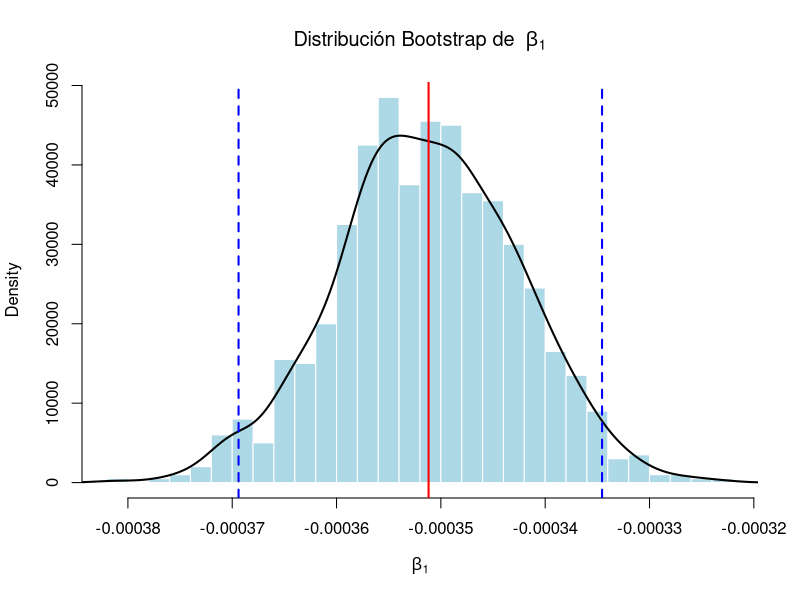
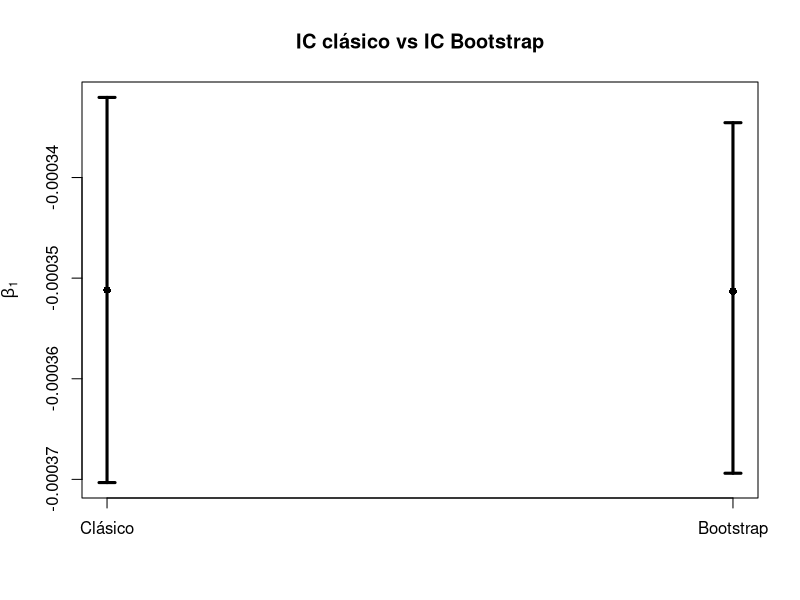
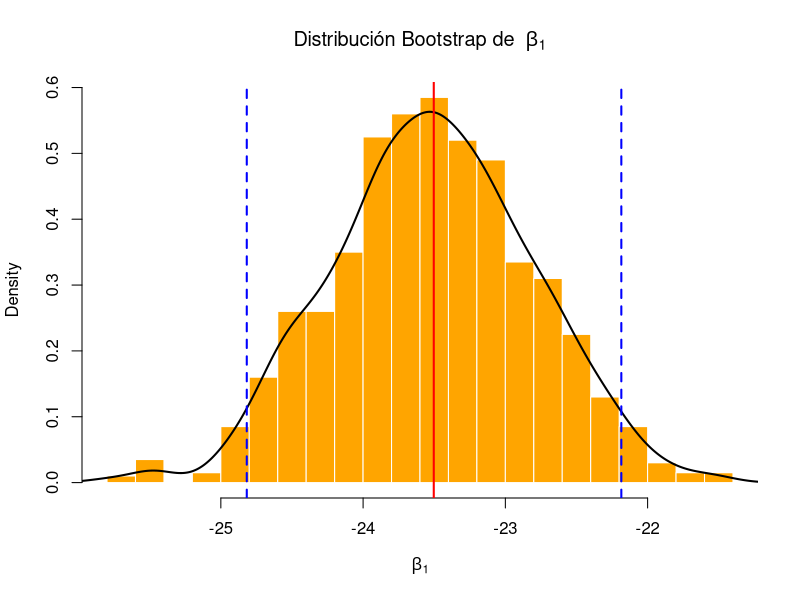
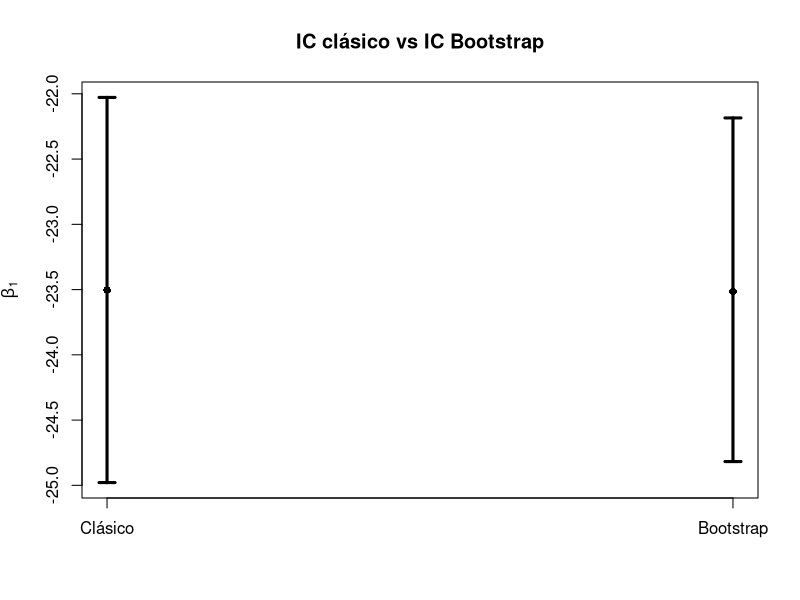
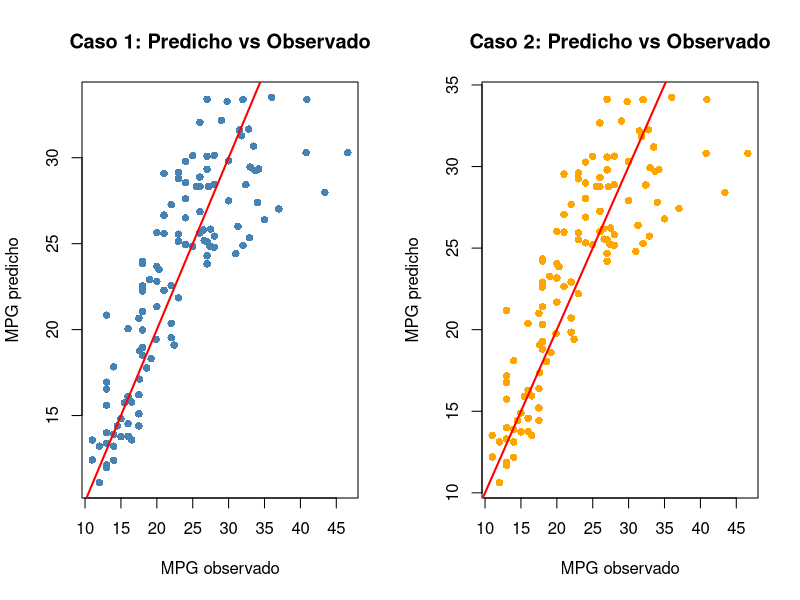

The R source for these figures, in order:

# BOOTSTRAP - CASO 1
# Transformación en la variable respuesta: log(mpg) ~ weight
# ===========================================================

auto<-read.csv("auto-mpg.csv")

#Modelo clásico 
modelo_log <- lm(log(mpg) ~ weight, data = auto)

summary(modelo_log)

# =========================================================
# ERRORES ESTÁNDAR CLÁSICOS

cat("Error estándar clásico β0:", round(summary(modelo_log)$coefficients[1,2],6), "\n")

cat("Error estándar clásico β1:", round(summary(modelo_log)$coefficients[2,2],6), "\n")

# --- IC clásico ---

confint(modelo_log)

# =========================================================
# BOOTSTRAP POR PARES


set.seed(123)

B <- 1000

beta0_boot1 <- c()
beta1_boot1 <- c()

n <- nrow(auto)

for(i in 1:B){
  
  indices <- sample(1:n, n, replace = TRUE)
  
  muestra_boot <- auto[indices, ]
  
  modelo_boot <- lm(log(mpg) ~ weight, data = muestra_boot)
  
  beta0_boot1[i] <- coef(modelo_boot)[1]
  beta1_boot1[i] <- coef(modelo_boot)[2]
}

# =========================================================
# ERRORES ESTÁNDAR BOOTSTRAP


cat("Error estándar Bootstrap β0:", round(sd(beta0_boot1),6), "\n")

cat("Error estándar Bootstrap β1:", round(sd(beta1_boot1),6), "\n")

# =========================================================
# INTERVALOS DE CONFIANZA BOOTSTRAP


ic_beta0_boot1 <- quantile(beta0_boot1, c(0.025,0.975))

ic_beta1_boot1 <- quantile(beta1_boot1, c(0.025,0.975))

cat("IC Bootstrap β0:\n")
print(round(ic_beta0_boot1,6))

cat("IC Bootstrap β1:\n")
print(round(ic_beta1_boot1,6))

# =========================================================
# COMPARACIÓN


cat("β1 clásico:", round(coef(modelo_log)[2],6), "\n")

cat("β1 Bootstrap:", round(mean(beta1_boot1),6), "\n")



# =========================================================
# HISTOGRAMA BOOTSTRAP β1


hist(beta1_boot1,
     probability = TRUE,
     breaks = 30,
     col = "lightblue",
     border = "white",
     main = expression("Distribución Bootstrap de " ~ beta[1]),
     xlab = expression(beta[1]))

lines(density(beta1_boot1),lwd = 2)

abline(v = coef(modelo_log)[2], col = "red", lwd = 2)

abline(v = ic_beta1_boot1, col = "blue", lty = 2, lwd = 2)



# =========================================================
# IC clásico vs Bootstrap


ic_clasico1 <- confint(modelo_log)[2, ]

plot(c(1,2), c(coef(modelo_log)[2], mean(beta1_boot1)),
     ylim = range(c(ic_clasico1,
                    ic_beta1_boot1)),
     
     pch = 16,
     xaxt = "n",
     xlab = "",
     ylab = expression(beta[1]),
     
     main = "IC clásico vs IC Bootstrap")

axis(1,at = c(1,2), labels = c("Clásico", "Bootstrap"))

arrows(1, ic_clasico1[1], 1, ic_clasico1[2], angle = 90, code = 3, 
       length = 0.08, lwd = 3 )

arrows(2, ic_beta1_boot1[1], 2, ic_beta1_boot1[2], angle = 90, code = 3, 
       length = 0.08, lwd = 3)





# =========================================================
# BOOTSTRAP - CASO 2
# Transformación en la variable predictora: mpg ~ log(weight)



# --- Modelo clásico ---
modelo_log1 <- lm(mpg ~ log(weight), data = auto)

summary(modelo_log1)

# =========================================================
# ERRORES ESTÁNDAR CLÁSICOS

cat("Error estándar clásico β0:", round(summary(modelo_log1)$coefficients[1,2],6), "\n")

cat("Error estándar clásico β1:", round(summary(modelo_log1)$coefficients[2,2],6), "\n")

# --- IC clásico ---
confint(modelo_log1)

# =========================================================
# BOOTSTRAP POR PARES


set.seed(123)

B <- 1000

beta0_boot2 <- c()
beta1_boot2 <- c()

n <- nrow(auto)

for(i in 1:B){
  
  indices <- sample(1:n, n, replace = TRUE)
  
  muestra_boot2 <- auto[indices, ]
  
  modelo_boot2 <- lm(mpg ~ log(weight), data = muestra_boot2)
  
  beta0_boot2[i] <- coef(modelo_boot2)[1]
  beta1_boot2[i] <- coef(modelo_boot2)[2]
}

# =========================================================
# ERRORES ESTÁNDAR BOOTSTRAP


cat("Error estándar Bootstrap β0:", round(sd(beta0_boot2),6), "\n")

cat("Error estándar Bootstrap β1:", round(sd(beta1_boot2),6), "\n")

# =========================================================
# INTERVALOS DE CONFIANZA BOOTSTRAP


ic_beta0_boot2 <- quantile(beta0_boot2, c(0.025,0.975))

ic_beta1_boot2 <- quantile(beta1_boot2, c(0.025,0.975))

cat("IC Bootstrap β0:\n") 
print(round(ic_beta0_boot2,6))

cat("IC Bootstrap β1:\n")
print(round(ic_beta1_boot2,6))

# =========================================================
# COMPARACIÓN


cat("β1 clásico:", round(coef(modelo_log1)[2],6), "\n")

cat("β1 Bootstrap:", round(mean(beta1_boot2),6), "\n")

# =========================================================
# HISTOGRAMA BOOTSTRAP β1


hist(beta1_boot2,
     probability = TRUE,
     breaks = 30,
     col = "orange",
     border = "white",
     main = expression("Distribución Bootstrap de " ~ beta[1]),
     xlab = expression(beta[1]))

lines(density(beta1_boot2), lwd = 2)

abline(v = coef(modelo_log1)[2], col = "red", lwd = 2)

abline(v = ic_beta1_boot2, col = "blue", lty = 2, lwd = 2)


# =========================================================
# IC clásico vs Bootstrap


ic_clasico2 <- confint(modelo_log1)[2, ]

plot(c(1,2), c(coef(modelo_log1)[2], mean(beta1_boot2)),
     ylim = range(c(ic_clasico2, ic_beta1_boot2)),
     
     pch = 16,
     xaxt = "n",
     xlab = "",
     ylab = expression(beta[1]),
     
     main = "IC clásico vs IC Bootstrap")

axis(1, at = c(1,2), labels = c("Clásico", "Bootstrap"))

arrows(1, ic_clasico2[1], 1,ic_clasico2[2], angle = 90, code = 3, 
       length = 0.08, lwd = 3)

arrows(2, ic_beta1_boot2[1], 2, ic_beta1_boot2[2], angle = 90, code = 3,
       length = 0.08, lwd = 3)







# =========================================================
# PREDICCIÓN - PARTICIÓN 70/30 (CASO 1 y CASO 2)


set.seed(123)
n <- nrow(auto)

# Partición: 70% entrenamiento, 30% prueba
train_idx <- sample(1:n, size = round(0.7 * n))
train <- auto[train_idx, ]
test  <- auto[-train_idx, ]

cat("Observaciones entrenamiento:", nrow(train), "\n")
cat("Observaciones prueba:", nrow(test), "\n")

# ---------------------------------------------------------
# CASO 1: log(mpg) ~ weight
# ---------------------------------------------------------
modelo_log_train <- lm(log(mpg) ~ weight, data = train)

# Predicción en escala log, luego se regresa a la escala original (mpg)
pred_log1 <- predict(modelo_log_train, newdata = test)
pred_mpg1 <- exp(pred_log1)   


rmse1 <- sqrt(mean((test$mpg - pred_mpg1)^2))
mae1  <- mean(abs(test$mpg - pred_mpg1))
r2_test1 <- cor(test$mpg, pred_mpg1)^2

cat("Caso 1 -- RMSE:", round(rmse1,3), " MAE:", round(mae1,3),
    " R² (test):", round(r2_test1,4), "\n")

# ---------------------------------------------------------
# CASO 2: mpg ~ log(weight)
# ---------------------------------------------------------
modelo_log1_train <- lm(mpg ~ log(weight), data = train)

pred_mpg2 <- predict(modelo_log1_train, newdata = test)

rmse2 <- sqrt(mean((test$mpg - pred_mpg2)^2))
mae2  <- mean(abs(test$mpg - pred_mpg2))
r2_test2 <- cor(test$mpg, pred_mpg2)^2

cat("Caso 2 -- RMSE:", round(rmse2,3), " MAE:", round(mae2,3),
    " R² (test):", round(r2_test2,4), "\n")

# ---------------------------------------------------------
# GRÁFICO: Predicho vs Observado (ambos casos)
# ---------------------------------------------------------
par(mfrow = c(1,2))

plot(test$mpg, pred_mpg1,
     xlab = "MPG observado", ylab = "MPG predicho",
     main = "Caso 1: Predicho vs Observado",
     col = "steelblue", pch = 16)
abline(0, 1, col = "red", lwd = 2)

plot(test$mpg, pred_mpg2,
     xlab = "MPG observado", ylab = "MPG predicho",
     main = "Caso 2: Predicho vs Observado",
     col = "orange", pch = 16)
abline(0, 1, col = "red", lwd = 2)

par(mfrow = c(1,1))


mean(auto$mpg)
